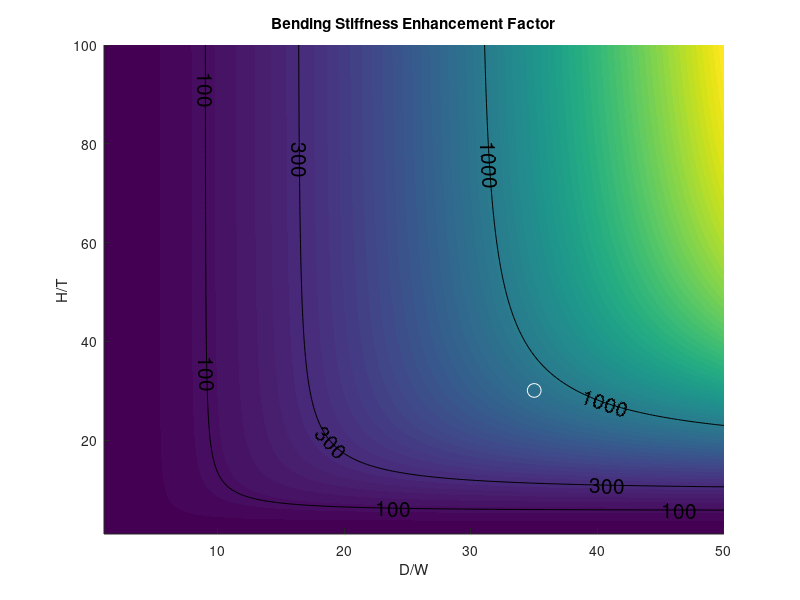

This chart was generated by the following MATLAB code: (Note: this script raises an error after producing the figure.)
% Script to show bending properties of hexagons 
%
% Copyright (c) 2025 Matthew Campbell
% Permission is hereby granted, free of charge, to use, copy, modify, and distribute this software for any purpose, with or without modification, provided that the above copyright notice and this permission notice appear in all copies.
% THIS SOFTWARE IS PROVIDED "AS IS", WITHOUT WARRANTY OF ANY KIND.
%
% Start fresh
clear all
close all
format short
format compact
clc

trenches = 1; % 1 --> trenches... 0 --> ribs.  Matters for areal density! 

saveContourMats = 0;

% Constants
rhoA = 3200; % kg/m3 ... Al2O3
youngA = 170e9; % Pa 
poissonA = 0.24; 
rhoM = 5060; % kg/m3 ... value for bulk MoS2
youngM = 15e9; % Pa ... Graczykowski 2017, for polycrystalline MoS2.  
poissonM = 0.25; % ... poisson (in the middle of Peng 2013, Cooper 2013, Woo 2016, Graczykowski 2017)

model = 2;

% Parameters for prototype
if model == 1
    hexD = 77; % um 
    hexW = 15; % um 
    hexH = 10; % um 
    tA1 = 21e-3; % um 
    tM = 53e-3; % um 
    tA2 = 51e-3; % um 
    nameOut = "Prototype";
end

% Parameters for optimal film
if model == 2
    hexD = 70; % um
    hexW = 2; % um
    hexH = 3; % um
    tA1 = 18.5485e-3; % um 
    tM = 62.6900e-3;
    tA2 = 18.5485e-3;
    nameOut = "Improved";
end

% Calculate properties of composite: Young and Poisson
% See Liu 2009 Eqn 29 and Raju 2018 Eqn 6
hexT = tA1 + tM + tA2; % um
fracM = tM/hexT; % fractional thickness of MoS2
fracA = 1-fracM;
poissonComp = fracA*poissonA + fracM*poissonM % composite Poisson
youngComp =(fracA*youngA + fracM*youngM) + (fracA*fracM*youngA*youngM*(poissonA-poissonM)^2)/(fracA*youngA*(1-poissonM^2)+fracM*youngM*(1-poissonA^2))

DWratioPrototype = hexD/hexW
HTratioPrototype = hexH/hexT

% vectors for plotting
hexDbyhexWvec = linspace(1,50,201);
hexHbyhexTvec = linspace(1,100,202);
[hexDbyhexWmat, hexHbyhexTmat] = meshgrid(hexDbyhexWvec,hexHbyhexTvec);
hexDmat = hexDbyhexWmat*hexW; % um
hexHmat = hexHbyhexTmat*hexT; % um
hexAmat = hexDmat/sqrt(3); % um

% bending stiffness 
AunitCellmat = (sqrt(3)/2)*(hexDmat+hexW).^2; % um2...  Includes base hexagon and half of rib width
Acorn = (sqrt(3)/2)*hexW^2; % um2...  six diamond-shaped areas in corners of hexagon on tops of ribs
AmainMat = AunitCellmat-Acorn; % um2 ... the rest of the cell
Kcorn = (youngComp*hexT^3)/(12*(1-poissonComp^2)); % Pa*um3
KmainMat = youngComp/(12*(1-poissonComp^2))*(hexT^3+3*hexT*hexHmat.^2+(2*hexT*hexHmat.^3)./(hexAmat+hexW)); % Pa*um3
KeffMat = AunitCellmat./((AmainMat./KmainMat)+(Acorn/Kcorn)); % Pa*um3
BsefMat = KeffMat/Kcorn; % bending stiffness enhancement factor
simpleBsefMat = (hexDmat/hexW+1).^2; % for large hexH

% single point
hexA = hexD/sqrt(3); % um
AunitCell = (sqrt(3)/2)*(hexD+hexW).^2; % um2...  Includes base hexagon and half of rib width
Acorn = (sqrt(3)/2)*hexW^2; % um2...  six diamond-shaped areas in corners of hexagon on tops of ribs
Amain = AunitCell-Acorn; % um2 ... the rest of the cell
Kcorn = (youngComp*hexT^3)/(12*(1-poissonComp^2)); % Pa*um3
Kmain = youngComp/(12*(1-poissonComp^2))*(hexT^3+3*hexT*hexH.^2+(2*hexT*hexH.^3)./(hexA+hexW)); % Pa*um3
Keff = AunitCell./((Amain./Kmain)+(Acorn/Kcorn)); % Pa*um3
Bsef = Keff/Kcorn % bending stiffness enhancement factor
simpleBsef = (hexD/hexW+1).^2; % for large hexH


% tensile stiffness 
alpha = 0.234; 
beta = 0.062; 
%!!!AchannelMat = hexT*(2*(hexHmat-hexT)+hexW); % um2 ... cross sectional area of U-section
AchannelMat = hexT*(2*hexHmat+hexW); % um2 ... cross sectional area of U-section
IchannelMat = (hexT*hexW^3/12)+(hexHmat*hexT^3/6)+(hexHmat*hexT*hexW^2/2);% um4 ... moment of inertia for channels... I'm not sure how this was derived though. 
%!!!IchannelMat = (hexHmat*hexW^3)/12 - ((hexHmat-hexT)*(hexW-2*hexT)^3)/12;% um4 ... moment of inertia for channels through centroid and line parallel to rib sides.  U = rectangle - void 
LambdaMmat = AchannelMat.*(hexDmat.^2 + 3*(2.4+1.5*poissonComp)*hexW^2); % um4
poissonMeffMat = (LambdaMmat-36*IchannelMat)./(LambdaMmat+108*IchannelMat); % no units ... poisson for longitudinal tension
PsiAmat = hexT^2*hexHmat.^4*hexW^4; % um^10
%PsiAmat = ((hexT*hexHmat.^2*hexW^2/4)+(IchannelMat/2).*((2*hexHmat.^2+hexT*hexW)./(2*hexHmat+hexW))).^2; % um10
youngMeffMat = (youngComp./(1-poissonMeffMat.^2)).*(((alpha*IchannelMat)./(hexT*hexDmat.^3))+((beta*PsiAmat)./(hexT^4*hexDmat.^5*(2*hexT+hexW)))); % Pa ... Young's modulus for longitudinal tension
TsrfMat = (hexHmat/hexT).*(youngMeffMat/youngComp); % tensile stiffnes reduction factor
SplanM = (youngComp*hexT)/(1-poissonComp^2); % Pa*um ... bending stiffness for planar film (non-corrugated)
ScorrMmat = TsrfMat*SplanM; % Pa*um ... bending stiffness for corrugated film

% single
%!!!Achannel = hexT*(2*(hexH-hexT)+hexW); % um2 ... cross sectional area of U-section
Achannel = hexT*(2*hexH+hexW); % um2 ... cross sectional area of U-section
Ichannel = (hexT*hexW^3/12)+(hexH*hexT^3/6)+(hexH*hexT*hexW^2/2);% um4 ... moment of inertia for channels... I'm not sure how this was derived though. 
%!!!Ichannel = (hexH*hexW^3)/12 - ((hexH-hexT)*(hexW-2*hexT)^3)/12;% um4 ... moment of inertia for channels through centroid and line parallel to rib sides.  U = rectangle - void 
LambdaM = Achannel.*(hexD.^2 + 3*(2.4+1.5*poissonComp)*hexW^2); % um4
poissonMeff = (LambdaM-36*Ichannel)./(LambdaM+108*Ichannel); % no units ... poisson for longitudinal tension
PsiA = hexT^2*hexH.^4*hexW^4; % um^10
%PsiAmat = ((hexT*hexHmat.^2*hexW^2/4)+(IchannelMat/2).*((2*hexHmat.^2+hexT*hexW)./(2*hexHmat+hexW))).^2; % um10
%youngMeff = (youngM./(1-poissonMeff.^2)).*(((alpha*Ichannel)./(hexT*hexD.^3))+((beta*PsiA)./(hexT^4*hexD.^5*(2*hexT+hexW)))); % Pa ... Young's modulus for longitudinal tension
% found an old bug: looks like I had 2*t+w in last part before, rather than 2*h+w. 
youngMeff = (youngComp./(1-poissonMeff.^2)).*(((alpha*Ichannel)./(hexT*hexD.^3))+((beta*PsiA)./(hexT^4*hexD.^5*(2*hexH+hexW)))); % Pa ... Young's modulus for longitudinal tension
Tsrf = (hexH/hexT).*(youngMeff/youngComp) % tensile stiffnes reduction factor
SplanM = (youngComp*hexT)/(1-poissonComp^2); % Pa*um ... bending stiffness for planar film (non-corrugated)
ScorrM = Tsrf*SplanM; % Pa*um ... bending stiffness for corrugated film

% Equivalent stiffness and thickness for a flat plate
% K = (E*t^3)/(12*(1-nu^2)) ... bending stiffness of flat plate
% S = (E*t)/(1-nu^2) ... tensile stiffness of flat plate
% assume nu is the flat plate value rather than the equivalent value for the corrugated plate
youngCompEq = ((ScorrM.^3*(1-poissonComp^2)^2)./(12*Keff)).^(1/2) % Pa
hexTeq = (12*Keff./ScorrM).^(1/2) % um



% Non-corrugated areal density
rhoAnc = (rhoA*tA1 + rhoM*tM + rhoA*tA2)*(1000/1)*(1/1e6) % g/m2

% Corrugated areal density
if trenches == 1
    massMat = ...
        (rhoA * (tA1*sqrt(3)/2*(hexDmat+hexW).^2 + hexHmat*sqrt(3)/2.*((hexDmat+2*tA1).^2-hexDmat.^2)) + ...
        rhoM * (tM*sqrt(3)/2*(hexDmat+hexW).^2 + hexHmat*sqrt(3)/2.*((hexDmat+2*tA1+2*tM).^2-(hexDmat+2*tA1).^2)) + ...
        rhoA * (tA2*sqrt(3)/2*(hexDmat+hexW).^2 + hexHmat*sqrt(3)/2.*((hexDmat+2*tA1+2*tM+2*tA2).^2-(hexDmat+2*tA1+2*tM).^2)))*(1000/1)*(1/1e6)^3; % g
else % ribs
    massMat = ...
        (rhoA * (tA1*sqrt(3)/2*(hexDmat+hexW).^2 + hexHmat*sqrt(3)/2.*(hexDmat.^2-(hexDmat-2*tA1).^2)) + ...
        rhoM * (tM*sqrt(3)/2*(hexDmat+hexW).^2 + hexHmat*sqrt(3)/2.*((hexDmat-2*tA1).^2-(hexDmat-2*tA1-2*tM).^2)) + ...
        rhoA * (tA2*sqrt(3)/2*(hexDmat+hexW).^2 + hexHmat*sqrt(3)/2.*((hexDmat-2*tA1-2*tM).^2-(hexDmat-2*tA1-2*tM-2*tA2).^2)))*(1000/1)*(1/1e6)^3; % g
end
AplaneMat = sqrt(3)/2 * (hexDmat+hexW).^2 *(1/1e6)^2; % m2
rhoAcMat = massMat./AplaneMat; % g/m2
ADratio = rhoAcMat/rhoAnc;

% single
if trenches == 1
    mass = ...
        (rhoA * (tA1*sqrt(3)/2*(hexD+hexW).^2 + hexH*sqrt(3)/2.*((hexD+2*tA1).^2-hexD.^2)) + ...
        rhoM * (tM*sqrt(3)/2*(hexD+hexW).^2 + hexH*sqrt(3)/2.*((hexD+2*tA1+2*tM).^2-(hexD+2*tA1).^2)) + ...
        rhoA * (tA2*sqrt(3)/2*(hexD+hexW).^2 + hexH*sqrt(3)/2.*((hexD+2*tA1+2*tM+2*tA2).^2-(hexD+2*tA1+2*tM).^2)))*(1000/1)*(1/1e6)^3; % g    
else % ribs
    mass = ...
        (rhoA * (tA1*sqrt(3)/2*(hexD+hexW).^2 + hexH*sqrt(3)/2.*(hexD.^2-(hexD-2*tA1).^2)) + ...
        rhoM * (tM*sqrt(3)/2*(hexD+hexW).^2 + hexH*sqrt(3)/2.*((hexD-2*tA1).^2-(hexD-2*tA1-2*tM).^2)) + ...
        rhoA * (tA2*sqrt(3)/2*(hexD+hexW).^2 + hexH*sqrt(3)/2.*((hexD-2*tA1-2*tM).^2-(hexD-2*tA1-2*tM-2*tA2).^2)))*(1000/1)*(1/1e6)^3; % g
end
Aplane = sqrt(3)/2 * (hexD+hexW).^2 *(1/1e6)^2; % m2
rhoAc = mass./Aplane % g/m2
ADratio1 = rhoAc/rhoAnc


% Plot

figure(1)
numLevels = 1000;
levelVals = [100, 300, 1000, 3000, 5000, 8000];
%levelVals = 10.^(-2:1:7);
hold on;
contourf(hexDbyhexWvec,hexHbyhexTvec,BsefMat,numLevels,'LineStyle','none')
[C,h] = contour(hexDbyhexWvec,hexHbyhexTvec,BsefMat,levelVals,'LineStyle','-','LineColor','black'); 
plot(DWratioPrototype, HTratioPrototype,'wo','MarkerSize',10)
hold off;
xlabel('D/W')
ylabel('H/T')
% xlabel('D [\mum]')
% ylabel('H [\mum]')
title('Bending Stiffness Enhancement Factor')
clabel(C,h,'FontSize',15)
h.LineWidth = 2;
h.LineStyle = ':';
figHand = gca;
figHand.XAxis.FontSize = 18;
figHand.YAxis.FontSize = 18;
figHand.Title.FontSize = 20;
figHand.FontWeight = 'bold';
figHand.FontName = 'Calibri';
figHand.LineWidth = 1.5;

figure(2)
levels = 1000;
levelVals = [0.01 1 10 100 1000 10000];
%levelVals = 10.^(-2:1:10);
hold on;
%contourf(hexDbyhexWmat,hexHbyhexTmat,log10(TsrfAmat),levels,'LineStyle','none')
%[C,h] = contour(hexDbyhexWmat,hexHbyhexTmat,log10(TsrfAmat),'LineStyle','-','LineColor','black'); 
contourf(hexDbyhexWvec,hexHbyhexTvec,TsrfMat,levels,'LineStyle','none')
[C,h] = contour(hexDbyhexWvec,hexHbyhexTvec,TsrfMat,levelVals,'LineStyle','-','LineColor','black'); 
plot(DWratioPrototype, HTratioPrototype,'wo','MarkerSize',10)
hold off;
xlabel('D/W')
ylabel('H/T')
% xlabel('D [\mum]')
% ylabel('H [\mum]')
title('Tensile Stiffness Reduction Factor')
%title('Tensile Stiffness Reduction Factor')
clabel(C,h,'FontSize',15)
h.LineWidth = 2;
h.LineStyle = ':';
figHand = gca;
figHand.XAxis.FontSize = 18;
figHand.YAxis.FontSize = 18;
figHand.Title.FontSize = 20;
figHand.FontWeight = 'bold';
figHand.FontName = 'Calibri';
figHand.LineWidth = 1.5; % tick and border thickness



figure(5)
levels = 1000;
levelVals = [0.48, 0.5, 0.53, 0.6, 0.7, 1, 1.5];
%levelVals = 10.^(-2:1:10);
hold on;
%contourf(hexDbyhexWmat,hexHbyhexTmat,log10(TsrfAmat),levels,'LineStyle','none')
%[C,h] = contour(hexDbyhexWmat,hexHbyhexTmat,log10(TsrfAmat),'LineStyle','-','LineColor','black'); 
contourf(hexDbyhexWvec,hexHbyhexTvec,rhoAcMat,levels,'LineStyle','none')
[C,h] = contour(hexDbyhexWvec,hexHbyhexTvec,rhoAcMat,levelVals,'LineStyle','-','LineColor','black'); 
plot(DWratioPrototype, HTratioPrototype,'wo','MarkerSize',10)
hold off;
xlabel('D/W')
ylabel('H/T')
% xlabel('D [\mum]')
% ylabel('H [\mum]')
title('Corrugated Areal Density [g/m2]')
clabel(C,h,'FontSize',15)
h.LineWidth = 2;
h.LineStyle = ':';
figHand = gca;
figHand.XAxis.FontSize = 18;
figHand.YAxis.FontSize = 18;
figHand.Title.FontSize = 20;
figHand.FontWeight = 'bold';
figHand.FontName = 'Calibri';
figHand.LineWidth = 1.5; % tick and border thickness


figure(6)
levels = 1000;
levelVals = [1.1, 1.25, 1.5, 2,0, 3.0];
%levelVals = 10.^(-2:1:10);
hold on;
%contourf(hexDbyhexWmat,hexHbyhexTmat,log10(TsrfAmat),levels,'LineStyle','none')
%[C,h] = contour(hexDbyhexWmat,hexHbyhexTmat,log10(TsrfAmat),'LineStyle','-','LineColor','black'); 
contourf(hexDbyhexWvec,hexHbyhexTvec,ADratio,levels,'LineStyle','none')
[C,h] = contour(hexDbyhexWvec,hexHbyhexTvec,ADratio,levelVals,'LineStyle','-','LineColor','black'); 
plot(DWratioPrototype, HTratioPrototype,'wo','MarkerSize',10)
hold off;
xlabel('D/W')
ylabel('H/T')
% xlabel('D [\mum]')
% ylabel('H [\mum]')
title('Corrugated-To-Flat Areal Density Ratio')
clabel(C,h,'FontSize',15)
h.LineWidth = 2;
h.LineStyle = ':';
figHand = gca;
figHand.XAxis.FontSize = 18;
figHand.YAxis.FontSize = 18;
figHand.Title.FontSize = 20;
figHand.FontWeight = 'bold';
figHand.FontName = 'Calibri';
figHand.LineWidth = 1.5; % tick and border thickness



if saveContourMats % these are formatted for Veusz
    fNameOut = append('bsefContour_',nameOut,'Design.csv'); % no units
    h = fopen(fNameOut,'w');
    fprintf(h, ',%7.5e',hexDbyhexWvec); fprintf(h,'\n'); % header line = x-axis = D/W ratio.  Note the initial blank (leading comma) 
    for n=length(hexHbyhexTvec):-1:1 % y-axis AND data.  y-axis = h/t ratio
        fprintf(h,'%7.5e',hexHbyhexTvec(n)); fprintf(h,' , %7.5e',BsefMat(n,:)); fprintf(h,'\n'); % next series of lines
    end

    fNameOut = append('tsrfContour_',nameOut,'Design.csv'); % no units
    h = fopen(fNameOut,'w');
    fprintf(h, ',%7.5e',hexDbyhexWvec); fprintf(h,'\n'); % header line = x-axis = D/W ratio.  Note the initial blank (leading comma) 
    for n=length(hexHbyhexTvec):-1:1 % y-axis AND data.  y-axis = h/t ratio
        fprintf(h,'%7.5e',hexHbyhexTvec(n)); fprintf(h,' , %7.5e',TsrfMat(n,:)); fprintf(h,'\n'); % next series of lines
    end

    fNameOut = append('arealdensityContour_',nameOut,'Design.csv'); % g/m2
    h = fopen(fNameOut,'w');
    fprintf(h, ',%7.5e',hexDbyhexWvec); fprintf(h,'\n'); % header line = x-axis = D/W ratio.  Note the initial blank (leading comma) 
    for n=length(hexHbyhexTvec):-1:1 % y-axis AND data.  y-axis = h/t ratio
        fprintf(h,'%7.5e',hexHbyhexTvec(n)); fprintf(h,' , %7.5e',rhoAcMat(n,:)); fprintf(h,'\n'); % next series of lines
    end

    fNameOut = append('arealdensityratioContour_',nameOut,'Design.csv'); % g/m2
    h = fopen(fNameOut,'w');
    fprintf(h, ',%7.5e',hexDbyhexWvec); fprintf(h,'\n'); % header line = x-axis = D/W ratio.  Note the initial blank (leading comma) 
    for n=length(hexHbyhexTvec):-1:1 % y-axis AND data.  y-axis = h/t ratio
        fprintf(h,'%7.5e',hexHbyhexTvec(n)); fprintf(h,' , %7.5e',ADratio(n,:)); fprintf(h,'\n'); % next series of lines
    end
end


